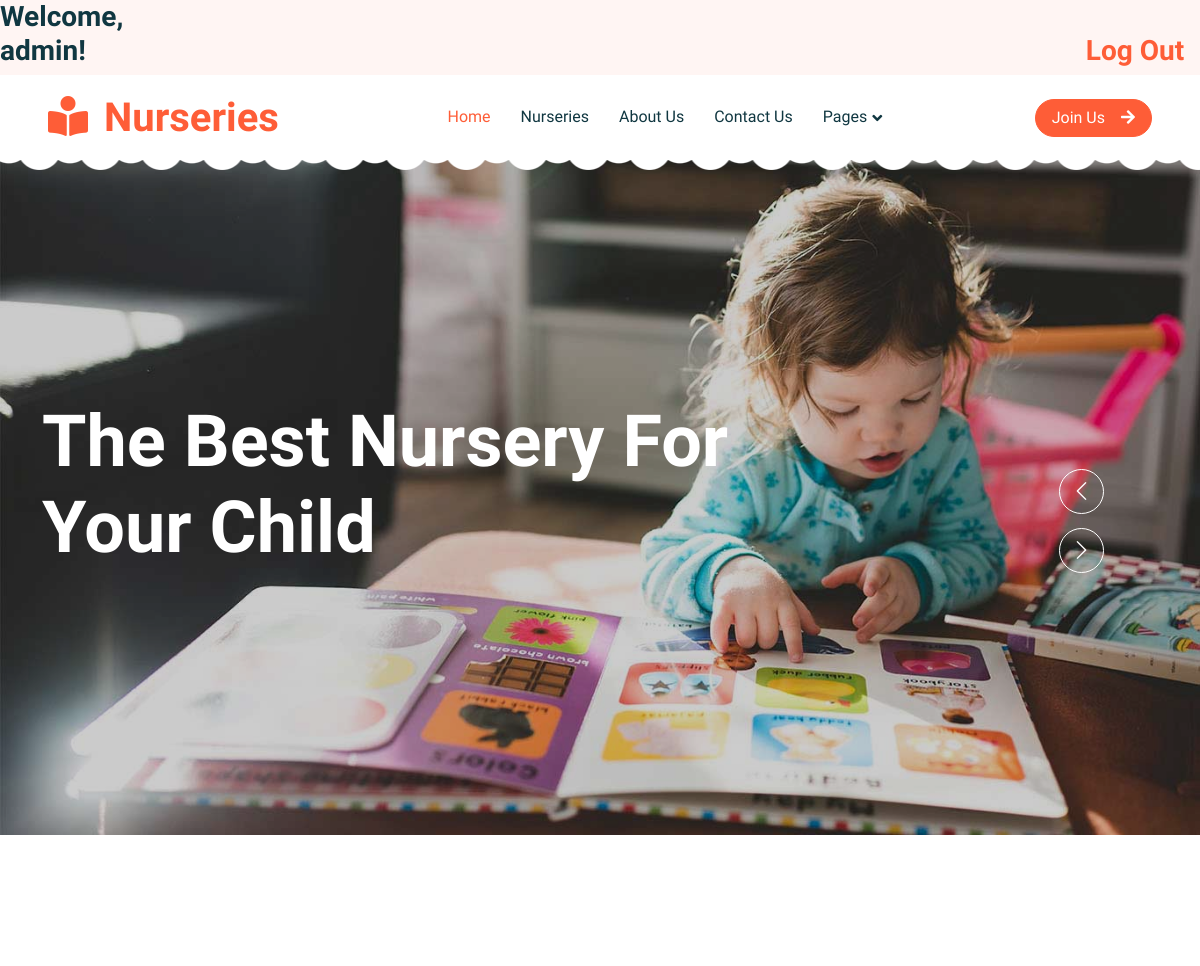
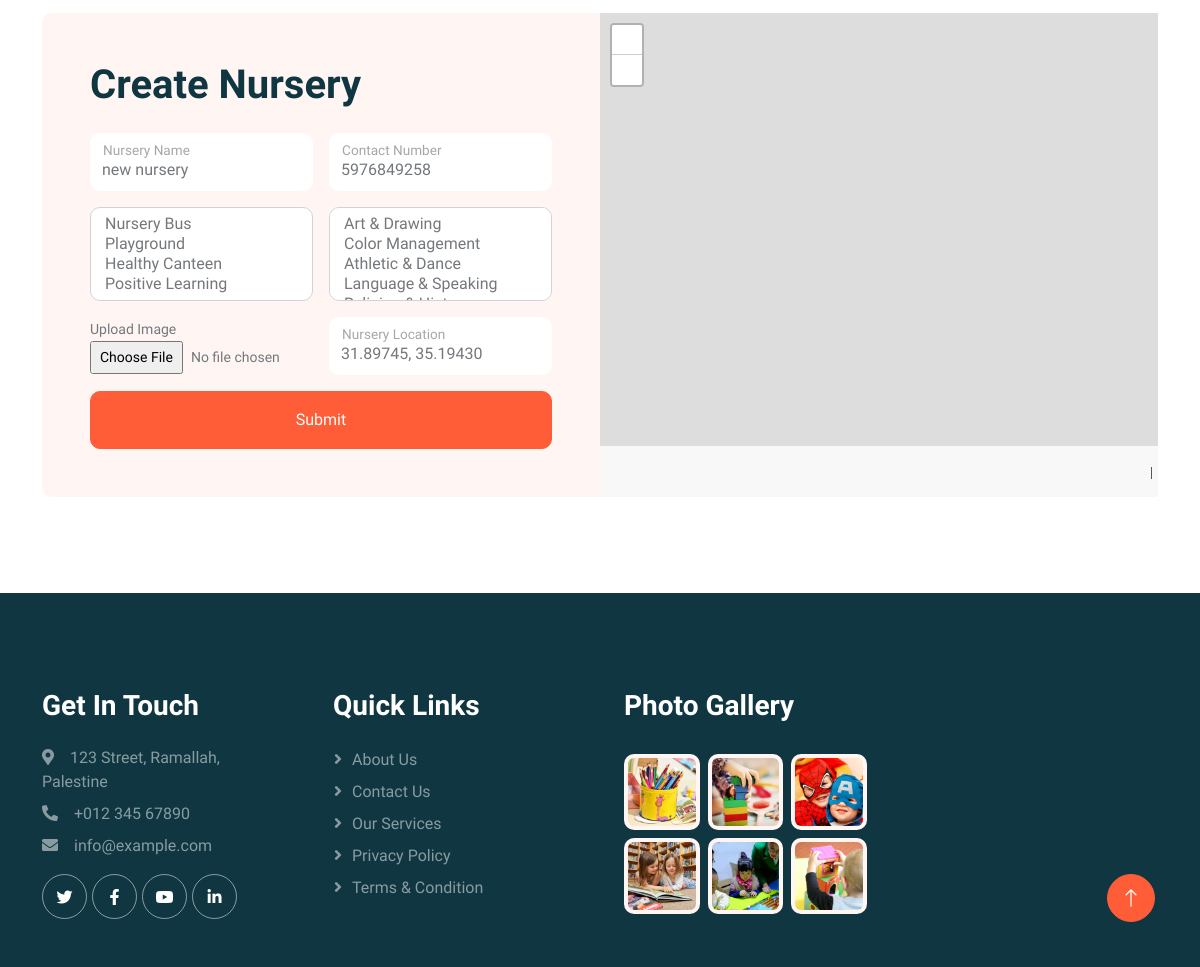
/updatenursery/24 (signed in), run on the app's committed database (2 pictures, top to bottom).
### app/models.py (models this page shows)
class Nursery(models.Model):
    nursery_name = models.CharField(max_length=225)
    facilities = models.ManyToManyField(Facilities, related_name='nursery')
    program_offered = models.ManyToManyField(Programs, related_name='nursery')
    contact_number = models.CharField(max_length=225)
    nursery_location = models.TextField(null = True)
    image= models.TextField(null = True)
    avatar= models.ImageField(upload_to=random_image_filename, null=True, blank=True)
    created_at = models.DateTimeField(auto_now_add=True)
    updated_at = models.DateTimeField(auto_now=True)
    objects = NurseryManager()

### app/views.py (the view, shortened to what this page needs)
# urls.py: path('updatenursery/<int:id>',views.update_nursery),
def update_nursery(request,id):
    if not 'logged_user_id' in request.session:
        messages.error(request,"You have to login first")
        return redirect('/')
    else:
        if request.method == 'GET':
            context = {
            'allfacilities': Facilities.objects.all(),
            'alloprograms' :Programs.objects.all(),
            'allnurseries': Nursery.objects.all(),
            'specific_nursery':Nursery.objects.get(id=id),
            'specific_user': User.objects.get(id=request.session['logged_user_id'])
               }
            return render(request,"update_nursery.html", context)

### app/templates/update_nursery.html (shortened to what this page needs)
<!DOCTYPE html>
<html lang="en">
<head>
    {% load static %}
    <link rel="stylesheet" href="https://cdnjs.cloudflare.com/ajax/libs/chosen/1.8.7/chosen.min.css">
    <link href="https://cdnjs.cloudflare.com/ajax/libs/font-awesome/5.10.0/css/all.min.css" rel="stylesheet">
    <link href="https://cdn.jsdelivr.net/npm/bootstrap-icons@1.4.1/font/bootstrap-icons.css" rel="stylesheet">
    <link href="{% static 'lib/animate/animate.min.css' %}" rel="stylesheet">
    <link href="{% static 'lib/owlcarousel/assets/owl.carousel.min.css' %}" rel="stylesheet">
    <link href="{% static 'css/bootstrap.min.css' %}" rel="stylesheet">
    <link href="{% static 'css/style.css' %}" rel="stylesheet">
    <link rel="stylesheet" href="https://unpkg.com/leaflet@1.7.1/dist/leaflet.css" />
</head>
<body>
    <h3 >Welcome, {{request.session.logged_user_parent_name}}!<span><a href="/logout">Log Out</a></span></h1>
    <div class="container-xxl bg-white p-0">
        <nav class="navbar navbar-expand-lg bg-white navbar-light sticky-top px-4 px-lg-5 py-lg-0">
            <a href="index.html" class="navbar-brand">
                <h1 class="m-0 text-primary"><i class="fa fa-book-reader me-3"></i>Nurseries</h1>
            </a>
            <div class="collapse navbar-collapse" id="navbarCollapse">
                <div class="navbar-nav mx-auto">
                    <a href="/reviews" class="nav-item nav-link active">Home</a>
                    <a href="/" class="nav-item nav-link">Nurseries</a>
                    <a href="/about" class="nav-item nav-link">About Us</a>
                    <a href="/contact" class="nav-item nav-link">Contact Us</a>
                    <div class="nav-item dropdown">
                        <a href="#" class="nav-link dropdown-toggle" data-bs-toggle="dropdown">Pages</a>
                    </div>
                </div>
                <a href="/register" class="btn btn-primary rounded-pill px-3 d-none d-lg-block">Join Us<i class="fa fa-arrow-right ms-3"></i></a>
            </div>
        </nav>
        <div class="container-fluid p-0 mb-5">
            <div class="owl-carousel header-carousel position-relative">
                <div class="owl-carousel-item position-relative">
                    <img class="img-fluid" src="{% static 'img/carousel-1.jpg' %}" alt="">
                    <div class="position-absolute top-0 start-0 w-100 h-100 d-flex align-items-center" style="background: rgba(0, 0, 0, .2);">
                        <div class="container">
                            <div class="row justify-content-start">
                                <div class="col-10 col-lg-8">
                                    <h1 class="display-2 text-white animated slideInDown mb-4">The Best Nursery For Your Child</h1>
                                </div>
                            </div>
                        </div>
                    </div>
                </div>
            </div>
        </div>
        <div>
            {% if specific_user.user_roles.id  == 1 %}
            <form action="/updatenursery/{{specific_nursery.id}}" method="POST">
                <div class="container-xxl py-5">
                    <div class="container">
                        <div class="bg-light rounded">
                            <div class="row g-0">
                                <div class="col-lg-6 wow fadeIn" data-wow-delay="0.1s">
                                    <div class="h-100 d-flex flex-column justify-content-center p-5">
                                        <h1 class="mb-4">Create Nursery</h1>
                                        <div class="row g-3">
                                            <div class="col-sm-6">
                                                <div class="form-floating">
                                                    <input type="text" class="form-control border-0" id="gname"
                                                        placeholder="Nursery Name" name="nursery_name" value="{{specific_nursery.nursery_name}}">
                                                    <label for="nursery_name">Nursery Name</label>
                                                </div>
                                            </div>
                                            <div class="col-sm-6">
                                                <div class="form-floating">
                                                    <input type="text" class="form-control border-0" id="cage"
                                                        placeholder="Contact Number" name="contact_number" value="{{specific_nursery.contact_number}}">
                                                    <label for="cage">Contact Number</label>
                                                </div>
                                            </div>
                                            <div class="col-sm-6">
                                                <select class="form-select chosen-select"
                                                    data-placeholder="Facilities" id="facilities" name="facilities"
                                                    multiple>
                                                    {% for facility in allfacilities%}
                                                    <option value="{{facility.id}}">{{facility.facilities_name}}
                                                    </option>
                                                    {% endfor %}
                                                </select>
                                            </div>
                                            <div class="col-sm-6">
                                                <select class="form-select chosen-select"
                                                    data-placeholder="Program Offered" name="program_offered"
                                                    multiple>
                                                    {% for program in alloprograms %}
                                                    <option value="{{program.id}}">{{program.program_offered_name}}
                                                    </option>
                                                    {% endfor %}
                                                </select>
                                            </div>
                                            <div class="col-sm-6">
                                                <div class="form-floating">
                                                    <div class="form-group">
                                                        <label for="imageUpload" class="small">Upload Image</label>
                                                        <input type="file" class="form-control-file form-control-sm" name="avatar" id="imageUpload" accept="image/*">
                                                    </div>
                                                </div>
                                            </div>
                                            <div class="col-sm-6">
                                                <div class="form-floating" >
                                                    <input type="text" class="form-control border-0"
                                                        id="nursery_location" placeholder="Nursery Location"
                                                        name="nursery_location" value="{{specific_nursery.nursery_location}}">
                                                    <label for="cage">Nursery Location</label>
                                                </div>
                                            </div>
                                            <div class="col-12">
                                                <button class="btn btn-primary w-100 py-3"
                                                    type="submit">Submit</button>
                                            </div>
                                        </div>
                                    </div>
                                </div>
                                <div class="col-lg-6 wow fadeIn" data-wow-delay="0.5s" style="min-height: 400px;">
                                    <div class="position-relative h-100">
                                        <div id="mapid">
                                        </div>
                                    </div>
                                </div>
                            </div>
                        </div>
                    </div>
                </div>
            </form>
            {%else%}
            <div></div>
            {% endif %}
        </div>
 <div class="container-fluid bg-dark text-white-50 footer pt-5 mt-5 wow fadeIn" data-wow-delay="0.1s">
    <div class="container py-5">
        <div class="row g-5">
            <div class="col-lg-3 col-md-6">
                <h3 class="text-white mb-4">Get In Touch</h3>
                <p class="mb-2"><i class="fa fa-map-marker-alt me-3"></i>123 Street, Ramallah, Palestine</p>
                <p class="mb-2"><i class="fa fa-phone-alt me-3"></i>+012 345 67890</p>
                <p class="mb-2"><i class="fa fa-envelope me-3"></i>info@example.com</p>
                <div class="d-flex pt-2">
                    <a class="btn btn-outline-light btn-social" href=""><i class="fab fa-twitter"></i></a>
                    <a class="btn btn-outline-light btn-social" href=""><i class="fab fa-facebook-f"></i></a>
                    <a class="btn btn-outline-light btn-social" href=""><i class="fab fa-youtube"></i></a>
                    <a class="btn btn-outline-light btn-social" href=""><i class="fab fa-linkedin-in"></i></a>
                </div>
            </div>
            <div class="col-lg-3 col-md-6">
                <h3 class="text-white mb-4">Quick Links</h3>
                <a class="btn btn-link text-white-50" href="">About Us</a>
                <a class="btn btn-link text-white-50" href="">Contact Us</a>
                <a class="btn btn-link text-white-50" href="">Our Services</a>
                <a class="btn btn-link text-white-50" href="">Privacy Policy</a>
                <a class="btn btn-link text-white-50" href="">Terms & Condition</a>
            </div>
            <div class="col-lg-3 col-md-6">
                <h3 class="text-white mb-4">Photo Gallery</h3>
                <div class="row g-2 pt-2">
                    <div class="col-4">
                        <img class="img-fluid rounded bg-light p-1" src="{% static 'img/classes-1.jpg' %}" alt="">
                    </div>
                    <div class="col-4">
                        <img class="img-fluid rounded bg-light p-1" src="{% static 'img/classes-2.jpg' %}" alt="">
                    </div>
                    <div class="col-4">
                        <img class="img-fluid rounded bg-light p-1" src="{% static 'img/classes-3.jpg' %}" alt="">
                    </div>
                    <div class="col-4">
                        <img class="img-fluid rounded bg-light p-1" src="{% static 'img/classes-4.jpg' %}" alt="">
                    </div>
                    <div class="col-4">
                        <img class="img-fluid rounded bg-light p-1" src="{% static 'img/classes-5.jpg' %}" alt="">
                    </div>
                    <div class="col-4">
                        <img class="img-fluid rounded bg-light p-1" src="{% static 'img/classes-6.jpg' %}" alt="">
                    </div>
                </div>
            </div>
        </div>
    </div>
</div>
        <a href="#" class="btn btn-lg btn-primary btn-lg-square back-to-top"><i class="bi bi-arrow-up"></i></a>
    </div>
</body>
</html>

### app/static/css/style.css (style rules this page uses)
:root { --primary: #FE5D37; --light: #FFF5F3; --dark: #103741; }
.back-to-top { position: fixed; display: none; right: 45px; bottom: 45px; z-index: 99; }
.btn { font-weight: 500; transition: .5s; }
.btn.btn-primary { color: #FFFFFF; }
.btn-lg-square { width: 48px; height: 48px; }
.btn-square, .btn-sm-square, .btn-lg-square { padding: 0; display: flex; align-items: center; justify-content: center; font-weight: normal; border-radius: 50px; }
h1, h2, h3, h4, .h1, .h2, .h3, .h4, .display-1, .display-2, .display-3, .display-4, .display-5, .display-6 { font-family: 'Lobster Two', cursive; font-weight: 700; }
.navbar .navbar-nav .nav-link { padding: 30px 15px; color: var(--dark); font-weight: 500; outline: none; }
.navbar .navbar-nav .nav-link:hover, .navbar .navbar-nav .nav-link.active { color: var(--primary); }
.navbar.sticky-top { top: -100px; transition: .5s; }
.navbar .dropdown-toggle::after { border: none; content: "\f107"; font-family: "Font Awesome 5 Free"; font-weight: 900; vertical-align: middle; margin-left: 5px; transition: .5s; }
.header-carousel::before, .header-carousel::after, .page-header::before, .page-header::after { position: absolute; content: ""; width: 100%; height: 10px; top: 0; left: 0; background: url(/static/img/bg-header-top.png) center center repeat-x; z-index: 1; }
.header-carousel::after, .page-header::after { height: 19px; top: auto; bottom: 0; background: url(/static/img/bg-header-bottom.png) center center repeat-x; }
.footer .btn.btn-social { margin-right: 5px; width: 45px; height: 45px; display: flex; align-items: center; justify-content: center; color: #FFFFFF; border: 1px solid rgba(255,255,255,0.5); border-radius: 45px; transition: .3s; }
.footer .btn.btn-link { display: block; margin-bottom: 5px; padding: 0; text-align: left; font-size: 16px; font-weight: normal; text-transform: capitalize; transition: .3s; }
.footer .btn.btn-link::before { position: relative; content: "\f105"; font-family: "Font Awesome 5 Free"; font-weight: 900; margin-right: 10px; }

### app/templates/update_nursery.html (style rules this page uses)
#mapid { height: 100%; }
span { margin-left: 1000px; }

### data on the page
Nursery: nursery_name "new nursery", contact_number "5976849258", nursery_location "31.89745, 35.19430"

### other printed values
{{ request.session.logged_user_parent_name }} "admin"
